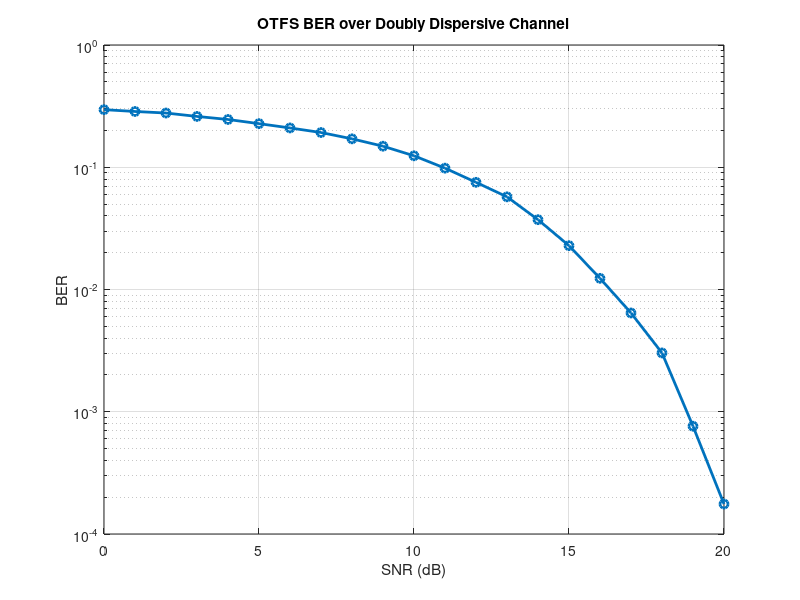

Write the MATLAB code that produced this figure.
clc; clear; close all;pkg load communications;

% Parameters
N = 16; % Number of subcarriers
M = 16; % Number of symbols
mod_size = 4; % QPSK
num_iterations = 100; % Number of frames for averaging
SNR_dB = 0:1:20; % SNR range in dB

% Derived parameters
qam_mod = @(x) qammod(x, mod_size);
qam_demod = @(x) qamdemod(x, mod_size);

% Pre-allocate BER
BER = zeros(size(SNR_dB));

% Loop over SNR values
for snr_idx = 1:length(SNR_dB)
    SNR = 10^(SNR_dB(snr_idx) / 10);
    noise_var = 1 / SNR; % Noise variance for UnitAveragePower
    total_errors = 0;
    total_bits = 0;

    for frame = 1:num_iterations
        % Transmit symbols
        tx_symbols = randi([0, mod_size-1], M * N, 1);
        tx_modulated = qam_mod(tx_symbols);

        % Reshape to OTFS grid
        tx_grid = reshape(tx_modulated, M, N);

        % OTFS Modulation (ISFFT)
        tx_time = sqrt(N) * ifft(ifft(tx_grid, [], 2), [], 1);
        tx_time = tx_time(:); % Serialize

        % Simplified channel with single tap for debugging
        delay_taps = [0]; % Single delay
        doppler_shifts = [0]; % No Doppler
        path_gains = [1]; % Unit gain

        % Construct simplified H_eff
        H_eff = zeros(M * N, M * N);
        for p = 1:length(path_gains)
            delay_matrix = circshift(eye(M * N), delay_taps(p), 1);
            doppler_matrix = diag(exp(1j * 2 * pi * doppler_shifts(p) * (0:M * N - 1)));
            H_eff = H_eff + path_gains(p) * delay_matrix * doppler_matrix;
        end

        rx_time = zeros(size(tx_time));
        for p = 1:length(delay_taps)
            delayed_signal = [zeros(delay_taps(p), 1);
            tx_time(1:end-delay_taps(p))];
            doppler_effect = exp(1j * 2 * pi * doppler_shifts(p) * (0:length(tx_time)-1)');
            rx_time = rx_time + path_gains(p) * delayed_signal .* doppler_effect;
        end

        % Add noise
        noise = sqrt(noise_var / 2) * (randn(size(rx_time)) + 1j * randn(size(rx_time)));
        rx_time = rx_time + noise;

        % OTFS Demodulation (SFFT)
        rx_grid = reshape(rx_time, M, N);
        rx_grid = fft(fft(rx_grid, [], 1), [], 2) / sqrt(N);

        % Detection
        rx_symbols = (H_eff' * H_eff + noise_var * eye(size(H_eff))) \ (H_eff' * rx_grid(:));
        rx_demodulated = qam_demod(rx_symbols);

        % BER Calculation
        total_errors = total_errors + sum(rx_demodulated ~= tx_symbols);
        total_bits = total_bits + numel(tx_symbols) * log2(mod_size);
    end

    % Calculate BER for this SNR
    BER(snr_idx) = total_errors / total_bits;
end

% Plot BER curve
semilogy(SNR_dB, BER, '-o', 'LineWidth', 2);
grid on;
xlabel('SNR (dB)');
ylabel('BER');
title('OTFS BER over Doubly Dispersive Channel');

